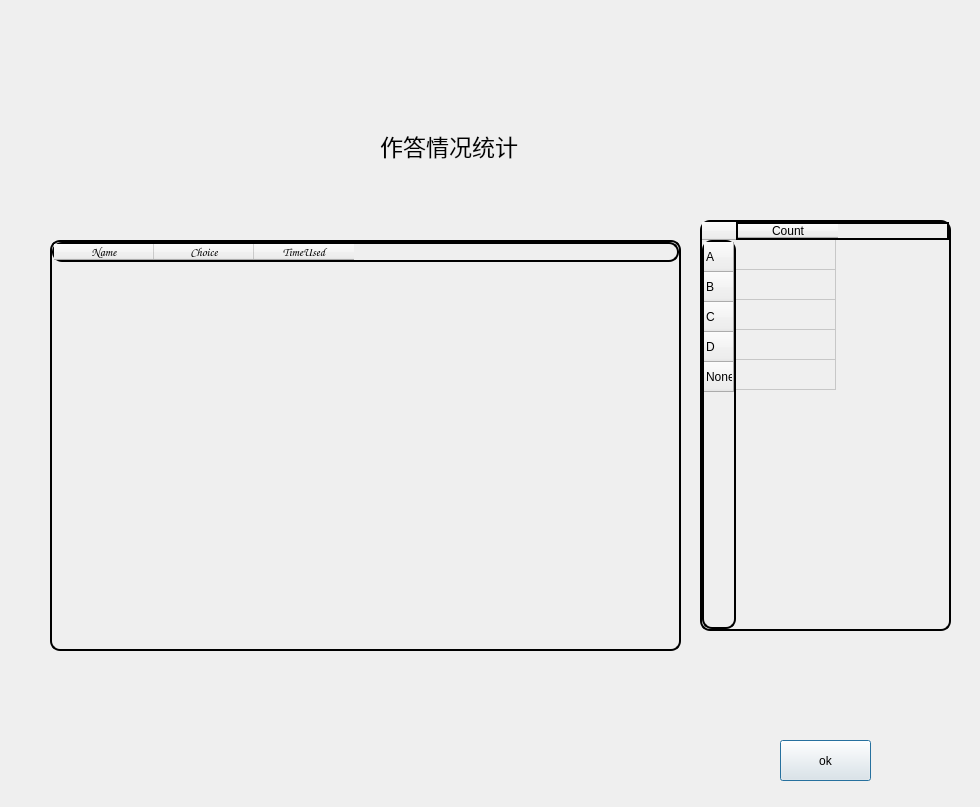
<?xml version="1.0" encoding="UTF-8"?>
<ui version="4.0">
 <class>Teacher_quesResult_win5</class>
 <widget class="QDialog" name="Teacher_quesResult_win5">
  <property name="geometry">
   <rect>
    <x>0</x>
    <y>0</y>
    <width>980</width>
    <height>807</height>
   </rect>
  </property>
  <property name="windowTitle">
   <string>Dialog</string>
  </property>
  <property name="styleSheet">
   <string notr="true"/>
  </property>
  <widget class="QLabel" name="label">
   <property name="geometry">
    <rect>
     <x>380</x>
     <y>100</y>
     <width>291</width>
     <height>91</height>
    </rect>
   </property>
   <property name="font">
    <font>
     <pointsize>17</pointsize>
    </font>
   </property>
   <property name="text">
    <string>作答情况统计</string>
   </property>
  </widget>
  <widget class="QTableWidget" name="InfmationTable">
   <property name="geometry">
    <rect>
     <x>50</x>
     <y>240</y>
     <width>631</width>
     <height>411</height>
    </rect>
   </property>
   <property name="font">
    <font>
     <family>Comic Sans MS</family>
    </font>
   </property>
   <property name="styleSheet">
    <string notr="true">border-radius:10px;
border-width: 2px;
border-color: rgb(0, 0, 0);
border-style: solid;
background-color:rgb(239, 239, 239);
</string>
   </property>
   <column>
    <property name="text">
     <string>Name</string>
    </property>
   </column>
   <column>
    <property name="text">
     <string>Choice</string>
    </property>
   </column>
   <column>
    <property name="text">
     <string>TimeUsed</string>
    </property>
   </column>
  </widget>
  <widget class="QPushButton" name="ExitBtn">
   <property name="geometry">
    <rect>
     <x>780</x>
     <y>740</y>
     <width>91</width>
     <height>41</height>
    </rect>
   </property>
   <property name="text">
    <string>ok</string>
   </property>
  </widget>
  <widget class="QTableWidget" name="staticsTable">
   <property name="geometry">
    <rect>
     <x>700</x>
     <y>220</y>
     <width>251</width>
     <height>411</height>
    </rect>
   </property>
   <property name="styleSheet">
    <string notr="true">border-radius:10px;
border-width: 2px;
border-color: rgb(0, 0, 0);
border-style: solid;
background-color:rgb(239, 239, 239);
</string>
   </property>
   <row>
    <property name="text">
     <string>A</string>
    </property>
   </row>
   <row>
    <property name="text">
     <string>B</string>
    </property>
   </row>
   <row>
    <property name="text">
     <string>C</string>
    </property>
   </row>
   <row>
    <property name="text">
     <string>D</string>
    </property>
   </row>
   <row>
    <property name="text">
     <string>None</string>
    </property>
   </row>
   <column>
    <property name="text">
     <string>Count</string>
    </property>
   </column>
  </widget>
 </widget>
 <resources/>
 <connections/>
</ui>
